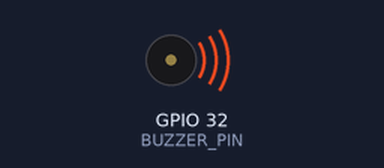
A sketch run on a simulated ESP32. Parts: buzzer (waves = sounding).

Above: at 1.5 s.
At 4.5 s:
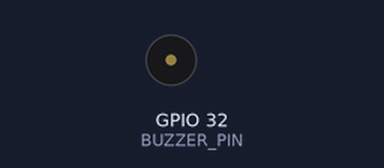
Timing chart, 0 to 7.8 s (numbered marks = the images above):
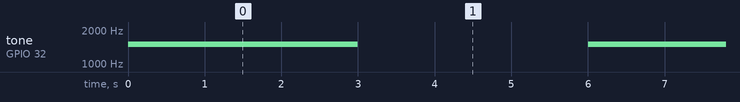

Measured:
- by itself, tone on GPIO 32 (BUZZER_PIN): alternates 1500 Hz for 3.0 s and silent for 3.0 s

The sketch:

GISMO6_Buzzer_Tone_New.ino
```cpp
#define BUZZER_PIN 32

void setup(){

  }
void loop(){
  ledcAttach(BUZZER_PIN,1500,12);
  ledcWriteTone(BUZZER_PIN,1500);
  delay(3000);
  ledcDetach(BUZZER_PIN);
  delay(3000);
}
```
